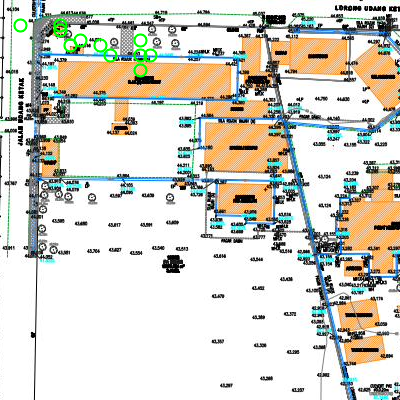
#> input picture src/bonsai/bonsai/bim/module/federation/pdf2blend/archive/opus_files/my_scan_overlay.png, 400 x 400 px
$ python raster_scan_pipeline.py ../archive/opus_files/my_scan_overlay.png
#> lines starting #> are read from the running program, lines starting #| are printed output that depends on the picture
#!/usr/bin/env python3
"""
Raster Scan Pipeline - Extract elevation points from survey images
Uses physical strips with AI reading for guaranteed accuracy.

Usage:
    python raster_scan_pipeline.py survey_highres.png --step 10 --strip-size 40
"""

import json
import os
import re
from pathlib import Path
from datetime import datetime
from PIL import Image
import base64
import io

# Configuration
STRIP_SIZE = 40  # Height/width of strips in pixels
STEP_SIZE = 10   # Step between strips (smaller = more overlap, better coverage)

# Elevation validation
MIN_ELEVATION = 40.0  # Minimum valid elevation (meters)
MAX_ELEVATION = 50.0  # Maximum valid elevation (meters)
UNCERTAIN_PLACEHOLDER = 41.000  # Z value for completely uncertain readings


class ElevationValidator:
    """Validates and handles uncertain elevation values."""

    # [139 lines left out: functions __init__, validate, write_debug_log, get_summary, not called in this run]


def generate_strips(image_path: str, output_dir: str, step: int = STEP_SIZE, strip_size: int = STRIP_SIZE):
    """Generate horizontal and vertical strips from image."""
#> called with output_dir = 'raster_output', step = 10, strip_size = 40

    print(f"Loading image: {image_path}")
    img = Image.open(image_path)
#> img is the input picture: PIL image 400x400 RGBA; mean R, G, B, A 214, 212.1, 201.8, 255
    width, height = img.size
#> width = 400; height = 400
    print(f"Image size: {width} x {height} pixels")
#| Image size: 400 x 400 pixels

    # Create output directories
    h_dir = Path(output_dir) / "h_strips"
    v_dir = Path(output_dir) / "v_strips"
    h_dir.mkdir(parents=True, exist_ok=True)
    v_dir.mkdir(parents=True, exist_ok=True)

    # Generate horizontal strips (full width, strip_size height)
    h_count = 0
    print(f"\nGenerating horizontal strips (step={step})...")
    for y in range(0, height - strip_size + 1, step):
        strip = img.crop((0, y, width, y + strip_size))
        strip_path = h_dir / f"h_{y:05d}.png"
        strip.save(strip_path, optimize=True)
        h_count += 1
        if h_count % 100 == 0:
            print(f"  H-strips: {h_count}...")
#> this loop made 37 passes
#> pass 1, in generate_strips, `strip = img.crop((0, y, width, y + strip_size))`:
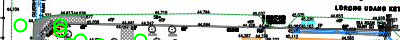
#> strip: PIL image 400x40 RGBA; mean R, G, B, A 191.2, 201.5, 194.7, 255
#> pass 3, in generate_strips, `strip = img.crop((0, y, width, y + strip_size))`:
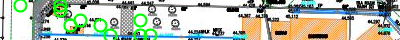
#> strip: PIL image 400x40 RGBA; mean R, G, B, A 179.9, 190.5, 172.8, 255
#> after the loop:
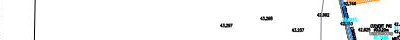
#> strip: PIL image 400x40 RGBA; mean R, G, B, A 242.8, 244.3, 244.3, 255
#> after the loop, h_count = 37

    print(f"Generated {h_count} horizontal strips")
#| Generated 37 horizontal strips

    # Generate vertical strips (strip_size width, full height)
    v_count = 0
    print(f"\nGenerating vertical strips (step={step})...")
    for x in range(0, width - strip_size + 1, step):
        strip = img.crop((x, 0, x + strip_size, height))
        strip_path = v_dir / f"v_{x:05d}.png"
        strip.save(strip_path, optimize=True)
        v_count += 1
        if v_count % 100 == 0:
            print(f"  V-strips: {v_count}...")
#> this loop made 37 passes
#> pass 1, in generate_strips, `strip = img.crop((x, 0, x + strip_size, height))`:
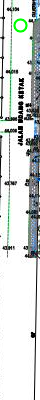
#> strip: PIL image 40x400 RGBA; mean R, G, B, A 211.3, 216.1, 214.5, 255
#> pass 2, in generate_strips, `strip = img.crop((x, 0, x + strip_size, height))`:
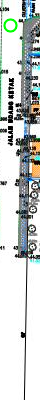
#> strip: PIL image 40x400 RGBA; mean R, G, B, A 201.6, 206.3, 204.3, 255
#> pass 3, in generate_strips, `strip = img.crop((x, 0, x + strip_size, height))`:
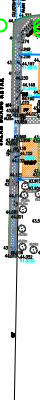
#> strip: PIL image 40x400 RGBA; mean R, G, B, A 194.8, 200.1, 196.6, 255
#> after the loop:
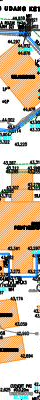
#> strip: PIL image 40x400 RGBA; mean R, G, B, A 199.2, 183.9, 160.9, 255
#> after the loop, v_count = 37

    print(f"Generated {v_count} vertical strips")
#| Generated 37 vertical strips

    # Save metadata
    metadata = {
        "source_image": str(image_path),
        "image_width": width,
        "image_height": height,
        "strip_size": strip_size,
        "step_size": step,
        "h_strip_count": h_count,
        "v_strip_count": v_count,
        "total_strips": h_count + v_count
    }

    with open(Path(output_dir) / "scan_metadata.json", "w") as f:
        json.dump(metadata, f, indent=2)

    print(f"\nTotal strips: {h_count + v_count}")
#| Total strips: 74
    return metadata


# [88 lines left out: functions image_to_base64, parse_ai_response, calculate_positions, save_sightings, convert_to_survey_format, not called in this run]


if __name__ == "__main__":
    import argparse

    parser = argparse.ArgumentParser(description="Generate strips for raster scan")
    parser.add_argument("image", help="Path to survey image")
    parser.add_argument("--step", type=int, default=10, help="Step size (default: 10)")
    parser.add_argument("--strip-size", type=int, default=40, help="Strip size (default: 40)")
    parser.add_argument("--output", default="raster_output", help="Output directory")

    args = parser.parse_args()

    generate_strips(args.image, args.output, args.step, args.strip_size)
